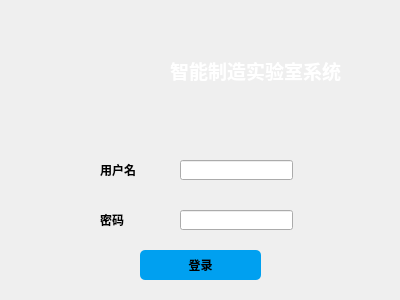
<?xml version="1.0" encoding="UTF-8"?>
<ui version="4.0">
 <class>Dialog</class>
 <widget class="QWidget" name="Dialog">
  <property name="geometry">
   <rect>
    <x>0</x>
    <y>0</y>
    <width>400</width>
    <height>300</height>
   </rect>
  </property>
  <property name="windowTitle">
   <string>登陆</string>
  </property>
  <widget class="QPushButton" name="pbOK">
   <property name="geometry">
    <rect>
     <x>140</x>
     <y>250</y>
     <width>121</width>
     <height>30</height>
    </rect>
   </property>
   <property name="baseSize">
    <size>
     <width>0</width>
     <height>0</height>
    </size>
   </property>
   <property name="font">
    <font>
     <family>微软雅黑 Light</family>
     <pointsize>9</pointsize>
     <weight>75</weight>
     <bold>true</bold>
    </font>
   </property>
   <property name="styleSheet">
    <string notr="true">border-radius:5px;   
background-color: rgb(0, 160, 240);</string>
   </property>
   <property name="text">
    <string>登录</string>
   </property>
   <property name="checkable">
    <bool>false</bool>
   </property>
  </widget>
  <widget class="QLabel" name="lbUser">
   <property name="geometry">
    <rect>
     <x>100</x>
     <y>155</y>
     <width>50</width>
     <height>30</height>
    </rect>
   </property>
   <property name="font">
    <font>
     <family>微软雅黑 Light</family>
     <weight>75</weight>
     <bold>true</bold>
    </font>
   </property>
   <property name="text">
    <string>用户名</string>
   </property>
  </widget>
  <widget class="QLabel" name="lbPassport">
   <property name="geometry">
    <rect>
     <x>100</x>
     <y>205</y>
     <width>50</width>
     <height>30</height>
    </rect>
   </property>
   <property name="font">
    <font>
     <family>微软雅黑 Light</family>
     <weight>75</weight>
     <bold>true</bold>
    </font>
   </property>
   <property name="text">
    <string>密码</string>
   </property>
  </widget>
  <widget class="QLineEdit" name="leUser">
   <property name="geometry">
    <rect>
     <x>180</x>
     <y>160</y>
     <width>113</width>
     <height>20</height>
    </rect>
   </property>
  </widget>
  <widget class="QLineEdit" name="lePassport">
   <property name="geometry">
    <rect>
     <x>180</x>
     <y>210</y>
     <width>113</width>
     <height>20</height>
    </rect>
   </property>
   <property name="echoMode">
    <enum>QLineEdit::Password</enum>
   </property>
  </widget>
  <widget class="QLabel" name="lbTitle">
   <property name="geometry">
    <rect>
     <x>170</x>
     <y>50</y>
     <width>321</width>
     <height>41</height>
    </rect>
   </property>
   <property name="font">
    <font>
     <family>微软雅黑 Light</family>
     <pointsize>14</pointsize>
     <weight>75</weight>
     <bold>true</bold>
     <stylestrategy>PreferDefault</stylestrategy>
    </font>
   </property>
   <property name="text">
    <string>&lt;html&gt;&lt;head/&gt;&lt;body&gt;&lt;p&gt;&lt;span style=&quot; color:#ffffff;&quot;&gt;智能制造实验室系统&lt;/span&gt;&lt;/p&gt;&lt;/body&gt;&lt;/html&gt;</string>
   </property>
  </widget>
  <widget class="QLabel" name="lbLogoHUST">
   <property name="geometry">
    <rect>
     <x>10</x>
     <y>30</y>
     <width>141</width>
     <height>91</height>
    </rect>
   </property>
   <property name="autoFillBackground">
    <bool>false</bool>
   </property>
   <property name="text">
    <string/>
   </property>
   <property name="pixmap">
    <pixmap resource="source.qrc">:/picture/logo/HUST-LOGO-Transparent.png</pixmap>
   </property>
   <property name="scaledContents">
    <bool>true</bool>
   </property>
   <property name="wordWrap">
    <bool>false</bool>
   </property>
   <property name="indent">
    <number>-1</number>
   </property>
  </widget>
  <widget class="QLabel" name="lbLogoUser">
   <property name="geometry">
    <rect>
     <x>150</x>
     <y>160</y>
     <width>20</width>
     <height>20</height>
    </rect>
   </property>
   <property name="text">
    <string/>
   </property>
   <property name="pixmap">
    <pixmap resource="source.qrc">:/picture/logo/user.png</pixmap>
   </property>
   <property name="scaledContents">
    <bool>true</bool>
   </property>
  </widget>
  <widget class="QLabel" name="lbLogoPassport">
   <property name="geometry">
    <rect>
     <x>150</x>
     <y>210</y>
     <width>20</width>
     <height>20</height>
    </rect>
   </property>
   <property name="text">
    <string/>
   </property>
   <property name="pixmap">
    <pixmap resource="source.qrc">:/picture/logo/icon-passport.png</pixmap>
   </property>
   <property name="scaledContents">
    <bool>true</bool>
   </property>
  </widget>
  <widget class="QLabel" name="lbBackGround">
   <property name="geometry">
    <rect>
     <x>0</x>
     <y>0</y>
     <width>401</width>
     <height>131</height>
    </rect>
   </property>
   <property name="text">
    <string/>
   </property>
   <property name="pixmap">
    <pixmap resource="source.qrc">:/picture/background/QQ-backgroud.png</pixmap>
   </property>
   <property name="scaledContents">
    <bool>true</bool>
   </property>
  </widget>
  <zorder>pbOK</zorder>
  <zorder>lbUser</zorder>
  <zorder>lbPassport</zorder>
  <zorder>leUser</zorder>
  <zorder>lePassport</zorder>
  <zorder>lbLogoUser</zorder>
  <zorder>lbLogoPassport</zorder>
  <zorder>lbBackGround</zorder>
  <zorder>lbLogoHUST</zorder>
  <zorder>lbTitle</zorder>
 </widget>
 <resources>
  <include location="source.qrc"/>
 </resources>
 <connections/>
</ui>
